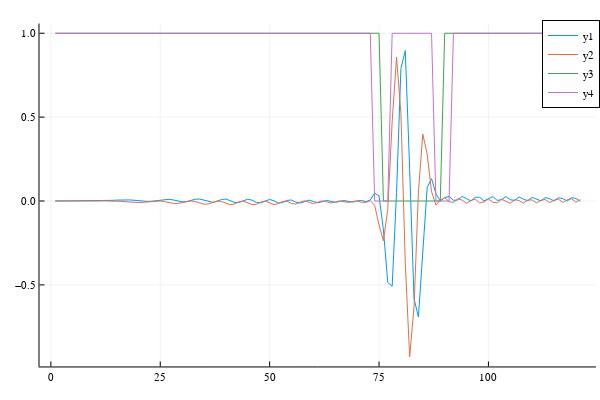

Notebook source saved alongside this figure:
### Code cell
# pulse design for the excitation pulse

# set up target pattern

# b1 = 0:0.025:3;  # Gauss
# nb1 = length(b1);

Mzd = ones(nb1, 1);
Mzd[abs.(collect(b1) .- 82 ./nb1*3) .< (7 ./nb1*3)] .= 0;
w = ones(nb1, 1);
w[abs.(collect(b1) .- 75 ./nb1*3) .< (2 ./nb1*3)] .= 0;
w[abs.(collect(b1) .- 89 ./nb1*3) .< (2 ./nb1*3)] .= 0;

plot(Mxd)
plot!(Myd)
plot!(Mzd)
plot!(w)

### Figure 1 — Plotly figure (JSON) as saved in the notebook; plotly's stock layout.template omitted (floating-point values rounded to 4 significant figures)
{"data": [{"colorbar": {"title": ""}, "legendgroup": "y1", "line": {"color": "rgba(0, 154, 250, 1.000)", "dash": "solid", "shape": "linear", "width": 1}, "mode": "lines", "name": "y1", "showlegend": true, "type": "scatter", "x": [1, 2, 3, 4, 5, 6, 7, 8, 9, 10, 11, 12, 13, 14, 15, 16, 17, 18, 19, 20, 21, 22, 23, 24, 25, 26, 27, 28, 29, 30, 31, 32, 33, 34, 35, 36, 37, 38, 39, 40, 41, 42, 43, 44, 45, 46, 47, 48, 49, 50, 51, 52, 53, 54, 55, 56, 57, 58, 59, 60, 61, 62, 63, 64, 65, 66, 67, 68, 69, 70, 71, 72, 73, 74, 75, 76, 77, 78, 79, 80, 81, 82, 83, 84, 85, 86, 87, 88, 89, 90, 91, 92, 93, 94, 95, 96, 97, 98, 99, 100, 101, 102, 103, 104, 105, 106, 107, 108, 109, 110, 111, 112, 113, 114, 115, 116, 117, 118, 119, 120, 121], "xaxis": "x", "y": [0, 7.353e-06, -1.396e-07, -3.436e-05, -0.0001008, -0.0001942, -0.0002941, -0.0003599, -0.0003287, -0.0001184, 0.0003603, 0.00118, 0.002357, 0.003811, 0.005325, 0.006542, 0.007025, 0.006397, 0.004544, 0.001818, -0.0008936, -0.002357, -0.001513, 0.001833, 0.006505, 0.01014, 0.01031, 0.006196, -0.0002146, -0.004727, -0.00363, 0.003023, 0.01037, 0.01191, 0.005304, -0.004299, -0.007852, -0.00124, 0.00917, 0.01182, 0.002666, -0.008642, -0.008729, 0.00282, 0.0112, 0.004613, -0.008941, -0.01109, 0.001094, 0.00947, 0.0009697, -0.01181, -0.00924, 0.003981, 0.005818, -0.00668, -0.0122, -0.001868, 0.005378, -0.002995, -0.01083, -0.003965, 0.003763, -0.001817, -0.00832, -0.002726, 0.003059, -0.002213, -0.006115, 0.0007053, 0.003638, -0.003786, 0.006682, 0.04701, 0.03081, -0.1725, -0.4857, -0.5083, 0.04989, 0.7893, 0.8966, 0.187, -0.5829, -0.691, -0.2762, 0.0802, 0.1337, 0.04428, -0.0005475, 0.01962, 0.0276, 0.004344, 0.006244, 0.02747, 0.0143, 0.0003473, 0.02183, 0.02245, 0.0004033, 0.01425, 0.02632, 0.003792, 0.007784, 0.02634, 0.007845, 0.003651, 0.02428, 0.01097, 0.001573, 0.02189, 0.01281, 0.0006925, 0.02021, 0.01373, 0.0002505, 0.0196, 0.01432, -0.0001682, 0.01994, 0.015, -0.0006686], "yaxis": "y", "zmax": null, "zmin": null}, {"colorbar": {"title": ""}, "legendgroup": "y2", "line": {"color": "rgba(227, 111, 71, 1.000)", "dash": "solid", "shape": "linear", "width": 1}, "mode": "lines", "name": "y2", "showlegend": true, "type": "scatter", "x": [1, 2, 3, 4, 5, 6, 7, 8, 9, 10, 11, 12, 13, 14, 15, 16, 17, 18, 19, 20, 21, 22, 23, 24, 25, 26, 27, 28, 29, 30, 31, 32, 33, 34, 35, 36, 37, 38, 39, 40, 41, 42, 43, 44, 45, 46, 47, 48, 49, 50, 51, 52, 53, 54, 55, 56, 57, 58, 59, 60, 61, 62, 63, 64, 65, 66, 67, 68, 69, 70, 71, 72, 73, 74, 75, 76, 77, 78, 79, 80, 81, 82, 83, 84, 85, 86, 87, 88, 89, 90, 91, 92, 93, 94, 95, 96, 97, 98, 99, 100, 101, 102, 103, 104, 105, 106, 107, 108, 109, 110, 111, 112, 113, 114, 115, 116, 117, 118, 119, 120, 121], "xaxis": "x", "y": [0, -0.0003079, -0.0005987, -0.0008528, -0.001047, -0.001154, -0.001145, -0.0009954, -0.0006955, -0.0002646, 0.0002328, 0.0006737, 0.0008768, 0.0006256, -0.0002749, -0.001908, -0.004143, -0.006559, -0.008471, -0.009106, -0.007944, -0.005122, -0.001673, 0.000653, 0.0001483, -0.003744, -0.009595, -0.01425, -0.01455, -0.009757, -0.002957, 0.0004197, -0.003294, -0.01215, -0.01898, -0.01731, -0.008112, -0.0004357, -0.002997, -0.01416, -0.02202, -0.01717, -0.004871, -0.0003689, -0.01006, -0.02171, -0.01942, -0.005887, -0.0001949, -0.01067, -0.02145, -0.01567, -0.002087, -0.002002, -0.0147, -0.01821, -0.006353, 0.0006198, -0.008268, -0.0155, -0.007495, 0.0008301, -0.004874, -0.01162, -0.005727, 0.0007738, -0.004326, -0.009034, -0.003114, 0.0001656, -0.007553, -0.008291, 0.002728, -0.02625, -0.1425, -0.2371, -0.04907, 0.4735, 0.8573, 0.5223, -0.3694, -0.9284, -0.6312, 0.05501, 0.3987, 0.2797, 0.05622, -0.02455, 0.003633, 0.02008, -0.003756, -0.008165, 0.01354, 0.005171, -0.01388, 0.003645, 0.01111, -0.01219, -0.005523, 0.01258, -0.006947, -0.01139, 0.01082, -0.001295, -0.01355, 0.008017, 0.003193, -0.01309, 0.005868, 0.006352, -0.01141, 0.005066, 0.0087, -0.009563, 0.005518, 0.01081, -0.008099, 0.006768, 0.01298, -0.007171, 0.008336], "yaxis": "y", "zmax": null, "zmin": null}, {"colorbar": {"title": ""}, "legendgroup": "y3", "line": {"color": "rgba(62, 164, 78, 1.000)", "dash": "solid", "shape": "linear", "width": 1}, "mode": "lines", "name": "y3", "showlegend": true, "type": "scatter", "x": [1, 2, 3, 4, 5, 6, 7, 8, 9, 10, 11, 12, 13, 14, 15, 16, 17, 18, 19, 20, 21, 22, 23, 24, 25, 26, 27, 28, 29, 30, 31, 32, 33, 34, 35, 36, 37, 38, 39, 40, 41, 42, 43, 44, 45, 46, 47, 48, 49, 50, 51, 52, 53, 54, 55, 56, 57, 58, 59, 60, 61, 62, 63, 64, 65, 66, 67, 68, 69, 70, 71, 72, 73, 74, 75, 76, 77, 78, 79, 80, 81, 82, 83, 84, 85, 86, 87, 88, 89, 90, 91, 92, 93, 94, 95, 96, 97, 98, 99, 100, 101, 102, 103, 104, 105, 106, 107, 108, 109, 110, 111, 112, 113, 114, 115, 116, 117, 118, 119, 120, 121], "xaxis": "x", "y": [1, 1, 1, 1, 1, 1, 1, 1, 1, 1, 1, 1, 1, 1, 1, 1, 1, 1, 1, 1, 1, 1, 1, 1, 1, 1, 1, 1, 1, 1, 1, 1, 1, 1, 1, 1, 1, 1, 1, 1, 1, 1, 1, 1, 1, 1, 1, 1, 1, 1, 1, 1, 1, 1, 1, 1, 1, 1, 1, 1, 1, 1, 1, 1, 1, 1, 1, 1, 1, 1, 1, 1, 1, 1, 1, 0, 0, 0, 0, 0, 0, 0, 0, 0, 0, 0, 0, 0, 0, 1, 1, 1, 1, 1, 1, 1, 1, 1, 1, 1, 1, 1, 1, 1, 1, 1, 1, 1, 1, 1, 1, 1, 1, 1, 1, 1, 1, 1, 1, 1, 1], "yaxis": "y", "zmax": null, "zmin": null}, {"colorbar": {"title": ""}, "legendgroup": "y4", "line": {"color": "rgba(195, 113, 210, 1.000)", "dash": "solid", "shape": "linear", "width": 1}, "mode": "lines", "name": "y4", "showlegend": true, "type": "scatter", "x": [1, 2, 3, 4, 5, 6, 7, 8, 9, 10, 11, 12, 13, 14, 15, 16, 17, 18, 19, 20, 21, 22, 23, 24, 25, 26, 27, 28, 29, 30, 31, 32, 33, 34, 35, 36, 37, 38, 39, 40, 41, 42, 43, 44, 45, 46, 47, 48, 49, 50, 51, 52, 53, 54, 55, 56, 57, 58, 59, 60, 61, 62, 63, 64, 65, 66, 67, 68, 69, 70, 71, 72, 73, 74, 75, 76, 77, 78, 79, 80, 81, 82, 83, 84, 85, 86, 87, 88, 89, 90, 91, 92, 93, 94, 95, 96, 97, 98, 99, 100, 101, 102, 103, 104, 105, 106, 107, 108, 109, 110, 111, 112, 113, 114, 115, 116, 117, 118, 119, 120, 121], "xaxis": "x", "y": [1, 1, 1, 1, 1, 1, 1, 1, 1, 1, 1, 1, 1, 1, 1, 1, 1, 1, 1, 1, 1, 1, 1, 1, 1, 1, 1, 1, 1, 1, 1, 1, 1, 1, 1, 1, 1, 1, 1, 1, 1, 1, 1, 1, 1, 1, 1, 1, 1, 1, 1, 1, 1, 1, 1, 1, 1, 1, 1, 1, 1, 1, 1, 1, 1, 1, 1, 1, 1, 1, 1, 1, 1, 0, 0, 0, 0, 1, 1, 1, 1, 1, 1, 1, 1, 1, 1, 0, 0, 0, 0, 1, 1, 1, 1, 1, 1, 1, 1, 1, 1, 1, 1, 1, 1, 1, 1, 1, 1, 1, 1, 1, 1, 1, 1, 1, 1, 1, 1, 1, 1], "yaxis": "y", "zmax": null, "zmin": null}], "layout": {"annotations": [], "height": 400, "legend": {"bgcolor": "rgba(255, 255, 255, 1.000)", "bordercolor": "rgba(0, 0, 0, 1.000)", "borderwidth": 1, "font": {"color": "rgba(0, 0, 0, 1.000)", "family": "sans-serif", "size": 11}, "title": {"font": {"color": "rgba(0, 0, 0, 1.000)", "family": "sans-serif", "size": 15}, "text": ""}, "tracegroupgap": 0, "traceorder": "normal", "x": 1, "xanchor": "auto", "y": 1, "yanchor": "auto"}, "margin": {"b": 20, "l": 0, "r": 0, "t": 20}, "paper_bgcolor": "rgba(255, 255, 255, 1.000)", "plot_bgcolor": "rgba(255, 255, 255, 1.000)", "showlegend": true, "width": 600, "xaxis": {"anchor": "y", "domain": [0.06582, 0.9934], "gridcolor": "rgba(0, 0, 0, 0.100)", "gridwidth": 0.5, "linecolor": "rgba(0, 0, 0, 1.000)", "mirror": false, "range": [-2.6, 124.6], "showgrid": true, "showline": true, "showticklabels": true, "tickangle": 0, "tickcolor": "rgb(0, 0, 0)", "tickfont": {"color": "rgba(0, 0, 0, 1.000)", "family": "sans-serif", "size": 11}, "tickmode": "array", "ticks": "inside", "ticktext": ["0", "25", "50", "75", "100"], "tickvals": [0, 25, 50, 75, 100], "title": "", "titlefont": {"color": "rgba(0, 0, 0, 1.000)", "family": "sans-serif", "size": 15}, "type": "-", "visible": true, "zeroline": false, "zerolinecolor": "rgba(0, 0, 0, 1.000)"}, "yaxis": {"anchor": "x", "domain": [0.03762, 0.9902], "gridcolor": "rgba(0, 0, 0, 0.100)", "gridwidth": 0.5, "linecolor": "rgba(0, 0, 0, 1.000)", "mirror": false, "range": [-0.9862, 1.058], "showgrid": true, "showline": true, "showticklabels": true, "tickangle": 0, "tickcolor": "rgb(0, 0, 0)", "tickfont": {"color": "rgba(0, 0, 0, 1.000)", "family": "sans-serif", "size": 11}, "tickmode": "array", "ticks": "inside", "ticktext": ["−0.5", "0.0", "0.5", "1.0"], "tickvals": [-0.5, 0, 0.5, 1], "title": "", "titlefont": {"color": "rgba(0, 0, 0, 1.000)", "family": "sans-serif", "size": 15}, "type": "-", "visible": true, "zeroline": false, "zerolinecolor": "rgba(0, 0, 0, 1.000)"}}}
